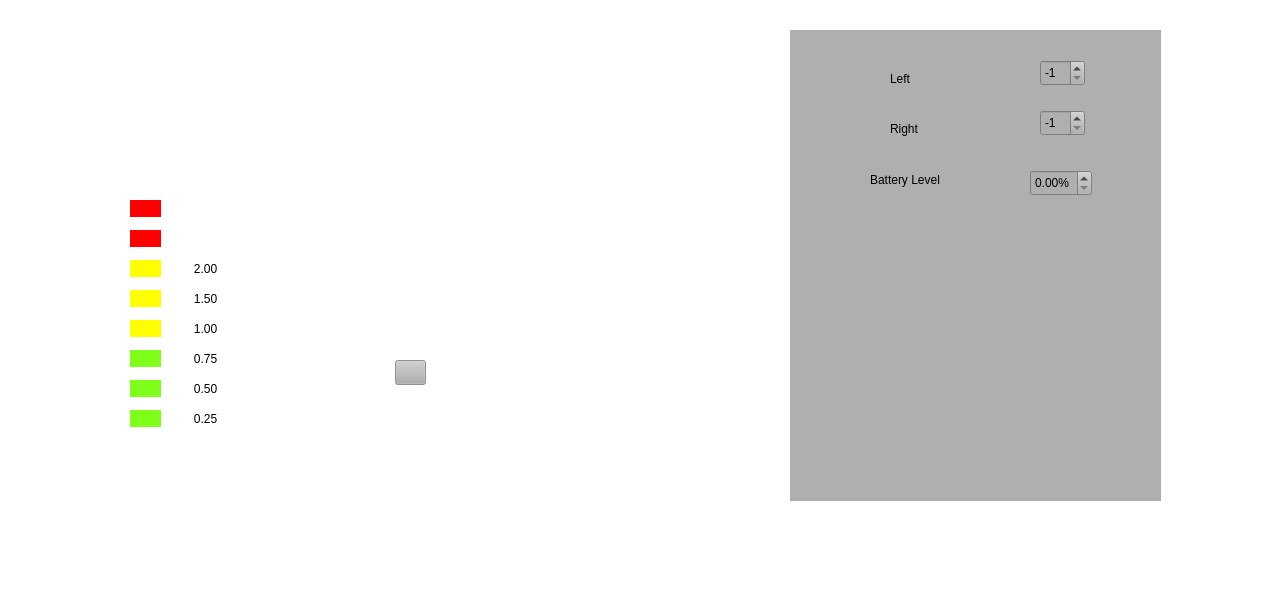
<?xml version="1.0" encoding="UTF-8"?>
<ui version="4.0">
 <class>MainWindow</class>
 <widget class="QMainWindow" name="MainWindow">
  <property name="geometry">
   <rect>
    <x>0</x>
    <y>0</y>
    <width>1270</width>
    <height>592</height>
   </rect>
  </property>
  <property name="windowTitle">
   <string>MainWindow</string>
  </property>
  <property name="styleSheet">
   <string notr="true">border-image: url(:/overlay/denasButtonless.svg);
background-color: rgba(255, 255, 255, 0);</string>
  </property>
  <widget class="QWidget" name="centralwidget">
   <widget class="QWidget" name="OASISPro" native="true">
    <property name="geometry">
     <rect>
      <x>20</x>
      <y>20</y>
      <width>641</width>
      <height>501</height>
     </rect>
    </property>
    <property name="styleSheet">
     <string notr="true">QWidget#OASISPro{
border-image: url(:/overlay/oasisPro.svg);
background-color: rgba(255, 255, 255, 0);
border-radius:30px;
}</string>
    </property>
    <widget class="QPushButton" name="okButton">
     <property name="geometry">
      <rect>
       <x>40</x>
       <y>380</y>
       <width>40</width>
       <height>40</height>
      </rect>
     </property>
     <property name="minimumSize">
      <size>
       <width>40</width>
       <height>40</height>
      </size>
     </property>
     <property name="maximumSize">
      <size>
       <width>40</width>
       <height>40</height>
      </size>
     </property>
     <property name="styleSheet">
      <string notr="true">QPushButton {
image: url(:/buttons/ok.svg);
background-color: #ffffff;
border-radius: 20px;
}

QPushButton:pressed {
	background-color: #ffd300;
}</string>
     </property>
     <property name="text">
      <string/>
     </property>
    </widget>
    <widget class="QPushButton" name="upButton">
     <property name="geometry">
      <rect>
       <x>290</x>
       <y>310</y>
       <width>40</width>
       <height>40</height>
      </rect>
     </property>
     <property name="minimumSize">
      <size>
       <width>40</width>
       <height>40</height>
      </size>
     </property>
     <property name="maximumSize">
      <size>
       <width>40</width>
       <height>40</height>
      </size>
     </property>
     <property name="styleSheet">
      <string notr="true">QPushButton {
image: url(:/buttons/up.svg);
background-color: #ffffff;
border-radius: 20px;
}

QPushButton:pressed {
	background-color: #ffd300;
}</string>
     </property>
     <property name="text">
      <string/>
     </property>
    </widget>
    <widget class="QPushButton" name="downButton">
     <property name="geometry">
      <rect>
       <x>290</x>
       <y>380</y>
       <width>40</width>
       <height>40</height>
      </rect>
     </property>
     <property name="minimumSize">
      <size>
       <width>40</width>
       <height>40</height>
      </size>
     </property>
     <property name="maximumSize">
      <size>
       <width>40</width>
       <height>40</height>
      </size>
     </property>
     <property name="styleSheet">
      <string notr="true">QPushButton {
image: url(:/buttons/down.svg);
background-color: #ffffff;
border-radius: 20px;
}

QPushButton:pressed {
	background-color: #ffd300;
}</string>
     </property>
     <property name="text">
      <string/>
     </property>
    </widget>
    <widget class="QPushButton" name="powerButton">
     <property name="geometry">
      <rect>
       <x>370</x>
       <y>380</y>
       <width>40</width>
       <height>40</height>
      </rect>
     </property>
     <property name="minimumSize">
      <size>
       <width>40</width>
       <height>40</height>
      </size>
     </property>
     <property name="maximumSize">
      <size>
       <width>40</width>
       <height>40</height>
      </size>
     </property>
     <property name="styleSheet">
      <string notr="true">QPushButton {
image: url(:/buttons/power.svg);
background-color: #ffffff;
border-radius: 20px;
}

QPushButton:pressed {
	background-color: #ffd300;
}</string>
     </property>
     <property name="text">
      <string/>
     </property>
    </widget>
    <widget class="QPushButton" name="historyButton">
     <property name="geometry">
      <rect>
       <x>440</x>
       <y>380</y>
       <width>40</width>
       <height>40</height>
      </rect>
     </property>
     <property name="minimumSize">
      <size>
       <width>40</width>
       <height>40</height>
      </size>
     </property>
     <property name="maximumSize">
      <size>
       <width>40</width>
       <height>40</height>
      </size>
     </property>
     <property name="styleSheet">
      <string notr="true">QPushButton {
image: url(:/buttons/history.svg);
background-color: #ffffff;
border-radius: 20px;
}

QPushButton:pressed {
	background-color: #ffd300;
}</string>
     </property>
     <property name="text">
      <string/>
     </property>
    </widget>
    <widget class="QPushButton" name="connectButton">
     <property name="geometry">
      <rect>
       <x>440</x>
       <y>310</y>
       <width>40</width>
       <height>40</height>
      </rect>
     </property>
     <property name="minimumSize">
      <size>
       <width>40</width>
       <height>40</height>
      </size>
     </property>
     <property name="maximumSize">
      <size>
       <width>40</width>
       <height>40</height>
      </size>
     </property>
     <property name="styleSheet">
      <string notr="true">QPushButton {
image: url(:/buttons/connect.svg);
background-color: #ffffff;
border-radius: 20px;
}

QPushButton:pressed {
	background-color: #ffd300;
}</string>
     </property>
     <property name="text">
      <string/>
     </property>
    </widget>
    <widget class="QLabel" name="_20mins">
     <property name="geometry">
      <rect>
       <x>80</x>
       <y>80</y>
       <width>30</width>
       <height>30</height>
      </rect>
     </property>
     <property name="minimumSize">
      <size>
       <width>30</width>
       <height>30</height>
      </size>
     </property>
     <property name="maximumSize">
      <size>
       <width>30</width>
       <height>30</height>
      </size>
     </property>
     <property name="text">
      <string/>
     </property>
     <property name="pixmap">
      <pixmap resource="res/oasis.qrc">:/icons/20mins.svg</pixmap>
     </property>
     <property name="scaledContents">
      <bool>true</bool>
     </property>
    </widget>
    <widget class="QLabel" name="_45mins">
     <property name="geometry">
      <rect>
       <x>130</x>
       <y>80</y>
       <width>30</width>
       <height>30</height>
      </rect>
     </property>
     <property name="minimumSize">
      <size>
       <width>30</width>
       <height>30</height>
      </size>
     </property>
     <property name="maximumSize">
      <size>
       <width>30</width>
       <height>30</height>
      </size>
     </property>
     <property name="text">
      <string/>
     </property>
     <property name="pixmap">
      <pixmap resource="res/oasis.qrc">:/icons/45mins.svg</pixmap>
     </property>
     <property name="scaledContents">
      <bool>true</bool>
     </property>
    </widget>
    <widget class="QLabel" name="userDesign">
     <property name="geometry">
      <rect>
       <x>180</x>
       <y>80</y>
       <width>30</width>
       <height>30</height>
      </rect>
     </property>
     <property name="minimumSize">
      <size>
       <width>30</width>
       <height>30</height>
      </size>
     </property>
     <property name="maximumSize">
      <size>
       <width>30</width>
       <height>30</height>
      </size>
     </property>
     <property name="text">
      <string/>
     </property>
     <property name="pixmap">
      <pixmap resource="res/oasis.qrc">:/icons/userDesign.svg</pixmap>
     </property>
     <property name="scaledContents">
      <bool>true</bool>
     </property>
    </widget>
    <widget class="QLabel" name="alpha">
     <property name="geometry">
      <rect>
       <x>60</x>
       <y>130</y>
       <width>30</width>
       <height>30</height>
      </rect>
     </property>
     <property name="minimumSize">
      <size>
       <width>30</width>
       <height>30</height>
      </size>
     </property>
     <property name="maximumSize">
      <size>
       <width>30</width>
       <height>30</height>
      </size>
     </property>
     <property name="text">
      <string/>
     </property>
     <property name="pixmap">
      <pixmap resource="res/oasis.qrc">:/icons/alpha.svg</pixmap>
     </property>
     <property name="scaledContents">
      <bool>true</bool>
     </property>
    </widget>
    <widget class="QLabel" name="delta">
     <property name="geometry">
      <rect>
       <x>110</x>
       <y>130</y>
       <width>30</width>
       <height>30</height>
      </rect>
     </property>
     <property name="minimumSize">
      <size>
       <width>30</width>
       <height>30</height>
      </size>
     </property>
     <property name="maximumSize">
      <size>
       <width>30</width>
       <height>30</height>
      </size>
     </property>
     <property name="frameShape">
      <enum>QFrame::NoFrame</enum>
     </property>
     <property name="lineWidth">
      <number>1</number>
     </property>
     <property name="text">
      <string/>
     </property>
     <property name="textFormat">
      <enum>Qt::AutoText</enum>
     </property>
     <property name="pixmap">
      <pixmap resource="res/oasis.qrc">:/icons/delta.svg</pixmap>
     </property>
     <property name="scaledContents">
      <bool>true</bool>
     </property>
     <property name="wordWrap">
      <bool>false</bool>
     </property>
     <property name="margin">
      <number>0</number>
     </property>
    </widget>
    <widget class="QLabel" name="subDelta">
     <property name="geometry">
      <rect>
       <x>160</x>
       <y>130</y>
       <width>30</width>
       <height>30</height>
      </rect>
     </property>
     <property name="minimumSize">
      <size>
       <width>30</width>
       <height>30</height>
      </size>
     </property>
     <property name="maximumSize">
      <size>
       <width>30</width>
       <height>30</height>
      </size>
     </property>
     <property name="styleSheet">
      <string notr="true"/>
     </property>
     <property name="text">
      <string/>
     </property>
     <property name="pixmap">
      <pixmap resource="res/oasis.qrc">:/icons/subDelta.svg</pixmap>
     </property>
     <property name="scaledContents">
      <bool>true</bool>
     </property>
    </widget>
    <widget class="QLabel" name="met">
     <property name="geometry">
      <rect>
       <x>210</x>
       <y>130</y>
       <width>30</width>
       <height>30</height>
      </rect>
     </property>
     <property name="minimumSize">
      <size>
       <width>30</width>
       <height>30</height>
      </size>
     </property>
     <property name="maximumSize">
      <size>
       <width>30</width>
       <height>30</height>
      </size>
     </property>
     <property name="text">
      <string/>
     </property>
     <property name="pixmap">
      <pixmap resource="res/oasis.qrc">:/icons/met.svg</pixmap>
     </property>
     <property name="scaledContents">
      <bool>true</bool>
     </property>
    </widget>
    <widget class="QLabel" name="leftCES">
     <property name="geometry">
      <rect>
       <x>380</x>
       <y>70</y>
       <width>54</width>
       <height>20</height>
      </rect>
     </property>
     <property name="text">
      <string/>
     </property>
     <property name="pixmap">
      <pixmap resource="res/oasis.qrc">:/icons/leftCES.svg</pixmap>
     </property>
     <property name="scaledContents">
      <bool>true</bool>
     </property>
    </widget>
    <widget class="QLabel" name="rightCES">
     <property name="geometry">
      <rect>
       <x>450</x>
       <y>70</y>
       <width>54</width>
       <height>20</height>
      </rect>
     </property>
     <property name="text">
      <string/>
     </property>
     <property name="pixmap">
      <pixmap resource="res/oasis.qrc">:/icons/rightCES.svg</pixmap>
     </property>
     <property name="scaledContents">
      <bool>true</bool>
     </property>
    </widget>
    <widget class="QLabel" name="level1">
     <property name="geometry">
      <rect>
       <x>110</x>
       <y>390</y>
       <width>31</width>
       <height>17</height>
      </rect>
     </property>
     <property name="styleSheet">
      <string notr="true">QLabel { background: #80ff1a;}</string>
     </property>
     <property name="text">
      <string/>
     </property>
     <property name="pixmap">
      <pixmap resource="res/oasis.qrc">:/icons/_1.svg</pixmap>
     </property>
     <property name="scaledContents">
      <bool>true</bool>
     </property>
    </widget>
    <widget class="QLabel" name="level2">
     <property name="geometry">
      <rect>
       <x>110</x>
       <y>360</y>
       <width>31</width>
       <height>17</height>
      </rect>
     </property>
     <property name="styleSheet">
      <string notr="true">QLabel { background: #80ff1a;}</string>
     </property>
     <property name="text">
      <string/>
     </property>
     <property name="pixmap">
      <pixmap resource="res/oasis.qrc">:/icons/_2.svg</pixmap>
     </property>
     <property name="scaledContents">
      <bool>true</bool>
     </property>
    </widget>
    <widget class="QLabel" name="level3">
     <property name="geometry">
      <rect>
       <x>110</x>
       <y>330</y>
       <width>31</width>
       <height>17</height>
      </rect>
     </property>
     <property name="styleSheet">
      <string notr="true">QLabel { background: #80ff1a;}</string>
     </property>
     <property name="text">
      <string/>
     </property>
     <property name="pixmap">
      <pixmap resource="res/oasis.qrc">:/icons/_3.svg</pixmap>
     </property>
     <property name="scaledContents">
      <bool>true</bool>
     </property>
    </widget>
    <widget class="QLabel" name="level4">
     <property name="geometry">
      <rect>
       <x>110</x>
       <y>300</y>
       <width>31</width>
       <height>17</height>
      </rect>
     </property>
     <property name="styleSheet">
      <string notr="true">QLabel { background: yellow;}</string>
     </property>
     <property name="text">
      <string/>
     </property>
     <property name="pixmap">
      <pixmap resource="res/oasis.qrc">:/icons/_4.svg</pixmap>
     </property>
     <property name="scaledContents">
      <bool>true</bool>
     </property>
    </widget>
    <widget class="QLabel" name="level6">
     <property name="geometry">
      <rect>
       <x>110</x>
       <y>240</y>
       <width>31</width>
       <height>17</height>
      </rect>
     </property>
     <property name="styleSheet">
      <string notr="true">QLabel { background: yellow;}</string>
     </property>
     <property name="text">
      <string/>
     </property>
     <property name="pixmap">
      <pixmap resource="res/oasis.qrc">:/icons/_6.svg</pixmap>
     </property>
     <property name="scaledContents">
      <bool>true</bool>
     </property>
    </widget>
    <widget class="QLabel" name="level7">
     <property name="geometry">
      <rect>
       <x>110</x>
       <y>210</y>
       <width>31</width>
       <height>17</height>
      </rect>
     </property>
     <property name="autoFillBackground">
      <bool>false</bool>
     </property>
     <property name="styleSheet">
      <string notr="true">QLabel { background: red;}</string>
     </property>
     <property name="text">
      <string/>
     </property>
     <property name="pixmap">
      <pixmap resource="res/oasis.qrc">:/icons/_7.svg</pixmap>
     </property>
     <property name="scaledContents">
      <bool>true</bool>
     </property>
    </widget>
    <widget class="QLabel" name="level8">
     <property name="geometry">
      <rect>
       <x>110</x>
       <y>180</y>
       <width>31</width>
       <height>17</height>
      </rect>
     </property>
     <property name="styleSheet">
      <string notr="true">QLabel { background: red;}</string>
     </property>
     <property name="text">
      <string/>
     </property>
     <property name="pixmap">
      <pixmap resource="res/oasis.qrc">:/icons/_8.svg</pixmap>
     </property>
     <property name="scaledContents">
      <bool>true</bool>
     </property>
    </widget>
    <widget class="QLabel" name="time1">
     <property name="geometry">
      <rect>
       <x>170</x>
       <y>390</y>
       <width>31</width>
       <height>17</height>
      </rect>
     </property>
     <property name="text">
      <string>0.25</string>
     </property>
     <property name="scaledContents">
      <bool>true</bool>
     </property>
     <property name="alignment">
      <set>Qt::AlignCenter</set>
     </property>
    </widget>
    <widget class="QLabel" name="time2">
     <property name="geometry">
      <rect>
       <x>170</x>
       <y>360</y>
       <width>31</width>
       <height>17</height>
      </rect>
     </property>
     <property name="text">
      <string>0.50</string>
     </property>
     <property name="scaledContents">
      <bool>true</bool>
     </property>
     <property name="alignment">
      <set>Qt::AlignCenter</set>
     </property>
    </widget>
    <widget class="QLabel" name="time3">
     <property name="geometry">
      <rect>
       <x>170</x>
       <y>330</y>
       <width>31</width>
       <height>17</height>
      </rect>
     </property>
     <property name="text">
      <string>0.75</string>
     </property>
     <property name="scaledContents">
      <bool>true</bool>
     </property>
     <property name="alignment">
      <set>Qt::AlignCenter</set>
     </property>
    </widget>
    <widget class="QLabel" name="time4">
     <property name="geometry">
      <rect>
       <x>170</x>
       <y>300</y>
       <width>31</width>
       <height>17</height>
      </rect>
     </property>
     <property name="text">
      <string>1.00</string>
     </property>
     <property name="scaledContents">
      <bool>true</bool>
     </property>
     <property name="alignment">
      <set>Qt::AlignCenter</set>
     </property>
    </widget>
    <widget class="QLabel" name="time5">
     <property name="geometry">
      <rect>
       <x>170</x>
       <y>270</y>
       <width>31</width>
       <height>17</height>
      </rect>
     </property>
     <property name="styleSheet">
      <string notr="true"/>
     </property>
     <property name="text">
      <string>1.50</string>
     </property>
     <property name="scaledContents">
      <bool>true</bool>
     </property>
     <property name="alignment">
      <set>Qt::AlignCenter</set>
     </property>
    </widget>
    <widget class="QLabel" name="time6">
     <property name="geometry">
      <rect>
       <x>170</x>
       <y>240</y>
       <width>31</width>
       <height>17</height>
      </rect>
     </property>
     <property name="text">
      <string>2.00</string>
     </property>
     <property name="scaledContents">
      <bool>true</bool>
     </property>
     <property name="alignment">
      <set>Qt::AlignCenter</set>
     </property>
    </widget>
    <widget class="QLabel" name="level5">
     <property name="geometry">
      <rect>
       <x>110</x>
       <y>270</y>
       <width>31</width>
       <height>17</height>
      </rect>
     </property>
     <property name="autoFillBackground">
      <bool>false</bool>
     </property>
     <property name="styleSheet">
      <string notr="true">QLabel { background: yellow;}</string>
     </property>
     <property name="text">
      <string/>
     </property>
     <property name="pixmap">
      <pixmap resource="res/oasis.qrc">:/icons/_5.svg</pixmap>
     </property>
     <property name="scaledContents">
      <bool>true</bool>
     </property>
    </widget>
    <widget class="QPushButton" name="powerLight">
     <property name="enabled">
      <bool>false</bool>
     </property>
     <property name="geometry">
      <rect>
       <x>375</x>
       <y>340</y>
       <width>31</width>
       <height>25</height>
      </rect>
     </property>
     <property name="styleSheet">
      <string notr="true">QPushButton { background: #afafaf;}</string>
     </property>
     <property name="text">
      <string/>
     </property>
    </widget>
    <zorder>rightCES</zorder>
    <zorder>okButton</zorder>
    <zorder>upButton</zorder>
    <zorder>downButton</zorder>
    <zorder>powerButton</zorder>
    <zorder>historyButton</zorder>
    <zorder>connectButton</zorder>
    <zorder>_20mins</zorder>
    <zorder>_45mins</zorder>
    <zorder>userDesign</zorder>
    <zorder>alpha</zorder>
    <zorder>delta</zorder>
    <zorder>subDelta</zorder>
    <zorder>met</zorder>
    <zorder>leftCES</zorder>
    <zorder>level1</zorder>
    <zorder>level2</zorder>
    <zorder>level3</zorder>
    <zorder>level4</zorder>
    <zorder>level6</zorder>
    <zorder>level7</zorder>
    <zorder>time1</zorder>
    <zorder>time2</zorder>
    <zorder>time3</zorder>
    <zorder>time4</zorder>
    <zorder>time5</zorder>
    <zorder>time6</zorder>
    <zorder>level8</zorder>
    <zorder>level5</zorder>
    <zorder>powerLight</zorder>
   </widget>
   <widget class="QWidget" name="widget" native="true">
    <property name="geometry">
     <rect>
      <x>790</x>
      <y>30</y>
      <width>371</width>
      <height>471</height>
     </rect>
    </property>
    <property name="styleSheet">
     <string notr="true">background-color: #afafaf;</string>
    </property>
    <widget class="QSpinBox" name="LeftConnectSpinBox">
     <property name="geometry">
      <rect>
       <x>250</x>
       <y>30</y>
       <width>45</width>
       <height>26</height>
      </rect>
     </property>
     <property name="minimum">
      <number>-1</number>
     </property>
     <property name="maximum">
      <number>1</number>
     </property>
     <property name="value">
      <number>-1</number>
     </property>
    </widget>
    <widget class="QSpinBox" name="rightRonnectSpinBox">
     <property name="geometry">
      <rect>
       <x>250</x>
       <y>80</y>
       <width>45</width>
       <height>26</height>
      </rect>
     </property>
     <property name="minimum">
      <number>-1</number>
     </property>
     <property name="maximum">
      <number>1</number>
     </property>
     <property name="value">
      <number>-1</number>
     </property>
    </widget>
    <widget class="QLabel" name="leftConnectLabel">
     <property name="geometry">
      <rect>
       <x>100</x>
       <y>40</y>
       <width>54</width>
       <height>17</height>
      </rect>
     </property>
     <property name="text">
      <string>Left</string>
     </property>
    </widget>
    <widget class="QLabel" name="rightConnectLabel">
     <property name="geometry">
      <rect>
       <x>100</x>
       <y>90</y>
       <width>54</width>
       <height>17</height>
      </rect>
     </property>
     <property name="text">
      <string>Right</string>
     </property>
    </widget>
    <widget class="QLabel" name="rightConnectLabel_2">
     <property name="geometry">
      <rect>
       <x>80</x>
       <y>140</y>
       <width>81</width>
       <height>20</height>
      </rect>
     </property>
     <property name="text">
      <string>Battery Level</string>
     </property>
    </widget>
    <widget class="QDoubleSpinBox" name="doubleSpinBox">
     <property name="geometry">
      <rect>
       <x>240</x>
       <y>140</y>
       <width>62</width>
       <height>26</height>
      </rect>
     </property>
     <property name="suffix">
      <string>%</string>
     </property>
     <property name="maximum">
      <double>100.000000000000000</double>
     </property>
    </widget>
    <widget class="QLabel" name="leftTime">
     <property name="geometry">
      <rect>
       <x>150</x>
       <y>220</y>
       <width>54</width>
       <height>17</height>
      </rect>
     </property>
     <property name="text">
      <string/>
     </property>
    </widget>
   </widget>
  </widget>
  <widget class="QMenuBar" name="menubar">
   <property name="geometry">
    <rect>
     <x>0</x>
     <y>0</y>
     <width>1270</width>
     <height>22</height>
    </rect>
   </property>
  </widget>
  <widget class="QStatusBar" name="statusbar"/>
 </widget>
 <resources>
  <include location="res/oasis.qrc"/>
 </resources>
 <connections/>
</ui>
